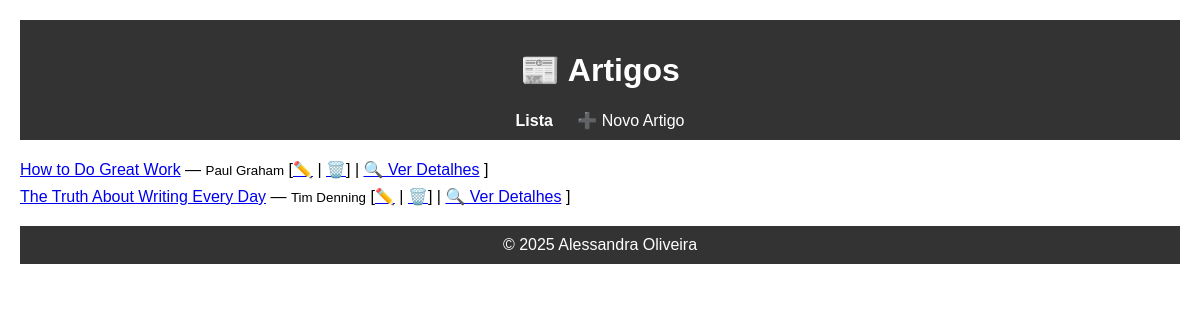
The page /autores/ on the database its author committed.
### autores/models.py (models this page shows, shortened)
class Artigo(models.Model):
    titulo = models.CharField(max_length=200)
    conteudo = models.TextField()
    data_publicacao = models.DateTimeField(default=timezone.now)
    autor = models.ForeignKey(Autor, on_delete=models.CASCADE, related_name='artigos')
    imagem_capa = models.ImageField(upload_to='capas_artigos/', blank=True, null=True)

class Autor(models.Model):
    nome = models.CharField(max_length=100)
    bio = models.TextField(blank=True)
    foto = models.ImageField(upload_to='autores_fotos/', blank=True, null=True)

### autores/views.py (the view)
# urls.py: path('', views.ArtigoList.as_view(), name='artigo_list'),
class ArtigoList(ListView):
    model = Artigo
    template_name = "artigos/artigo_list.html"
    context_object_name = "artigos"

### portfolio/context_processors.py (called while the page is built)
def visitor_counter(request):
    if not request.session.session_key:
        request.session.save()
    sk = request.session.session_key
    if not Visitor.objects.filter(session_key=sk).exists():
        Visitor.objects.create(session_key=sk)
        total = cache.get('visitor_count', 0) + 1
        cache.set('visitor_count', total)
    count = cache.get('visitor_count')
    if count is None:
        count = Visitor.objects.count()
        cache.set('visitor_count', count)
    return {'visitor_count': count}

### autores/templates/artigos/artigo_list.html (shortened to what this page needs)
<!DOCTYPE html>
<html lang="pt">
<head>
</head>
<body>
  <header>
    <h1>📰 Artigos</h1>
    <nav>
      <a href="{% url 'artigos:artigo_list' %}" style="font-weight:bold;">Lista</a>
      <a href="{% url 'artigos:artigo_create' %}">➕ Novo Artigo</a>
    </nav>
  </header>
  <main>
    <ul>
      {% for artigo in artigos %}
      <li>
        <a href="{% url 'artigos:artigo_detail' artigo.pk %}">{{ artigo.titulo }}</a>
         — <small>{{ artigo.autor.nome }}</small>
        [<a href="{% url 'artigos:artigo_update' artigo.pk %}">✏️</a> |
         <a href="{% url 'artigos:artigo_delete' artigo.pk %}">🗑️</a>] |
        <a href="{% url 'artigos:artigo_detail' artigo.pk %}">🔍 Ver Detalhes</a>
        ]
      </li>
      {% empty %}
      <li>Não há artigos cadastrados.</li>
      {% endfor %}
    </ul>
  </main>
  <footer>
    &copy; 2025 Alessandra Oliveira
  </footer>
</body>
</html>

### autores/templates/artigos/artigo_list.html (style rules this page uses)
body { font-family: Arial, sans-serif; margin:20px; }
header, footer { background:#333; color:#fff; padding:10px; text-align:center; }
nav a { color:#fff; margin:0 10px; text-decoration:none; }
main { margin:20px 0; }
ul { list-style:none; padding:0; }
li { margin:8px 0; }

### rows shown on the page
Artigo: titulo "How to Do Great Work", autor.nome "Paul Graham"
Artigo: titulo "The Truth About Writing Every Day", autor.nome "Tim Denning"
